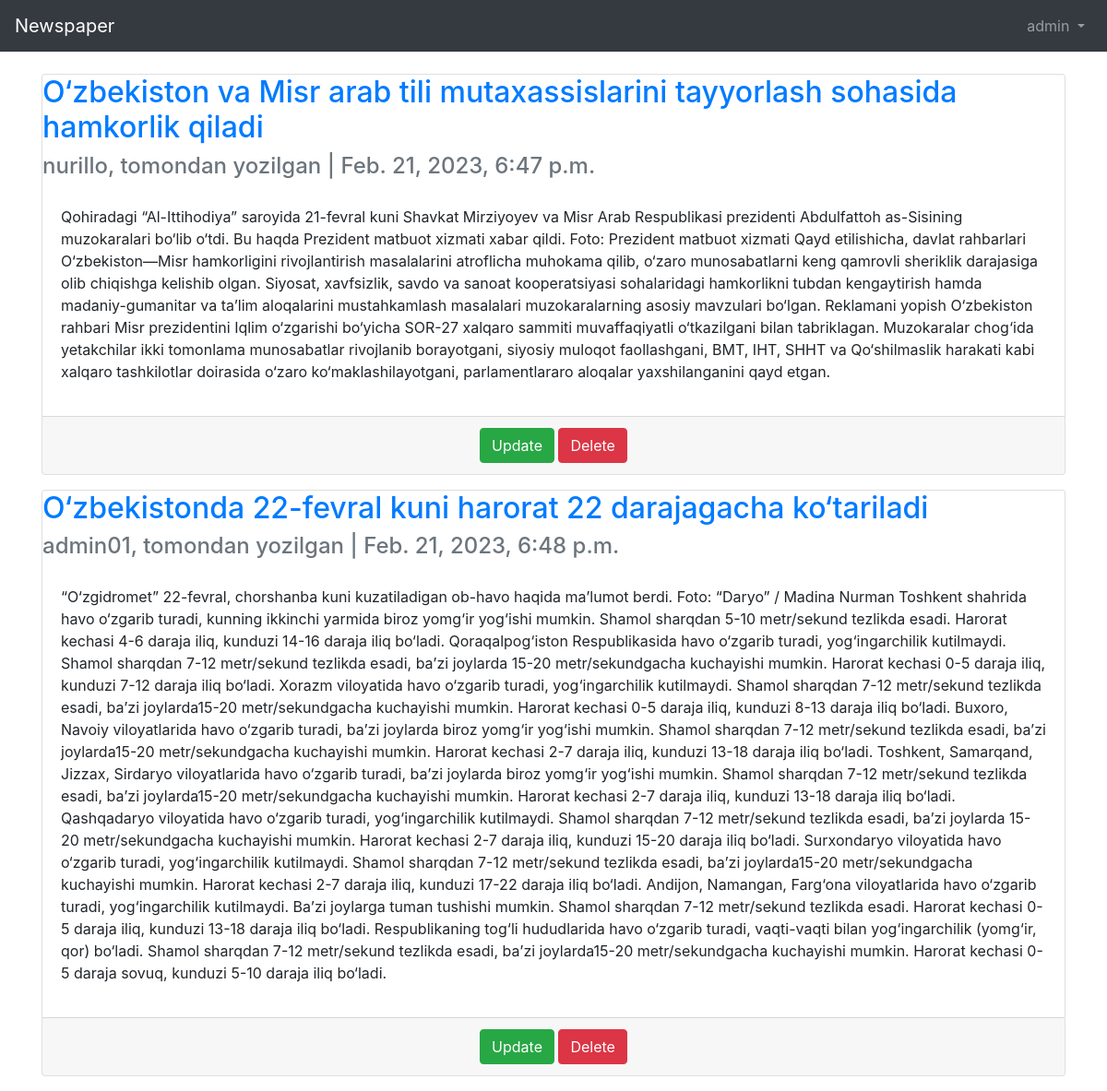
Screenshot of / (signed in) with the database file from the repository.
### users/models.py (models this page shows)
class CustomUser(AbstractUser):
    firstname = models.CharField(max_length=50)
    lastname = models.CharField(max_length=100)
    email = models.EmailField(max_length=100)
    age = models.PositiveIntegerField(null=True, blank=True)
    address = models.CharField(max_length=200)
    phone = models.CharField(max_length=20)
    job = models.CharField(max_length=50)

### articles/models.py (models this page shows, shortened)
class Article(models.Model):
    author = models.ForeignKey(
        get_user_model(),
        on_delete=models.CASCADE,
    )
    title = models.CharField(max_length=255)
    body = models.TextField()
    date = models.DateTimeField(auto_now_add=True)

### articles/views.py (the view)
# urls.py: path('', ArticleListView.as_view(), name='article_list'),
class ArticleListView(ListView):
    model = Article
    template_name = 'article_list.html'

### templates/article_list.html
{% extends 'base.html'%} {%block title%} Articles {%endblock%} {%block content%} {% for i in object_list%}
<div class="card mb-3">
    <div class="card_header">
        <span class="font-weight-bold">
        <h2>
            <a href="{%url 'article_detail' i.pk%}" class="text-justify">
                {{i.title}}
            </a>
        </h2>
       </span>
        <span class="text-muted">
        <h4>
            {{i.author}}, tomondan yozilgan | {{i.date}}
        </h4>
       </span>
    </div>
    <div class="card-body">
        <p>
            {{i.body}}
        </p>
    </div>
    <div class="card-footer text-center text-muted">
        <a href="{%url 'article_update' i.pk%}" class="btn btn-success">Update</a> <a href="{%url 'article_delete' i.pk%}" class="btn btn-danger">Delete</a>
    </div>
</div>
{%endfor%} {%endblock%}

### templates/base.html (shortened to what this page needs)
<!DOCTYPE html>
<html lang="en">
<head>
    <link rel="stylesheet" href="https://cdn.jsdelivr.net/npm/bootstrap@4.0.0/dist/css/bootstrap.min.css">
</head>
<body>
    <header>
        <nav class="navbar navbar-expand-md navbar-dark bg-dark mb-4">
            <a class="navbar-brand" href="{% url 'article_list' %}">Newspaper</a>
            <div class="collapse navbar-collapse" id="navbarCollapse">
                {% if user.is_authenticated %}
                <ul class="navbar-nav ml-auto">
                    <li class="nav-item">
                        <a class="nav-link dropdown-toggle" href="#" id="userMenu" data-toggle="dropdown" aria-haspopup="true" aria-expanded="false">
            {{ user.username }}
            </a>
                    </li>
                </ul>
                {% endif %}
            </div>
        </nav>
        <div class="container">
            {% block content %} {% endblock content %}
        </div>
    </header>
</body>
</html>

### rows the page displays
CustomUser: username "admin"
Article: title "O‘zbekiston va Misr arab tili mutaxassislarini tayyorlash sohasida hamkorlik qiladi", author "nurillo", date "Feb. 21, 2023, 6:47 p.m.", body "Qohiradagi “Al-Ittihodiya” saroyida 21-fevral kuni Shavkat Mirziyoyev va Misr Arab Respublikasi prezidenti Abdulfattoh as-Sisining muzokaralari bo‘lib o‘tdi. Bu haqda Prezident matbuot xizmati xabar qildi. Foto: Prezident matbuot xizmati Qayd etilishicha, davlat rahbarlari O‘zbekiston—Misr hamkorligini rivojlantirish masalalarini atroflicha muhokama qilib, o‘zaro munosabatlarni keng qamrovli sheriklik darajasiga olib chiqishga kelishib olgan. Siyosat, xavfsizlik, savdo va sanoat kooperatsiyasi sohalaridagi hamkorlikni tubdan kengaytirish hamda madaniy-gumanitar va ta’lim aloqalarini mustahkamlash masalalari muzokaralarning asosiy mavzulari bo‘lgan. Reklamani yopish O‘zbekiston rahbari Misr…"
Article: title "O‘zbekistonda 22-fevral kuni harorat 22 darajagacha ko‘tariladi", author "admin01", date "Feb. 21, 2023, 6:48 p.m.", body "“O‘zgidromet” 22-fevral, chorshanba kuni kuzatiladigan ob-havo haqida ma’lumot berdi. Foto: “Daryo” / Madina Nurman Toshkent shahrida havo o‘zgarib turadi, kunning ikkinchi yarmida biroz yomg‘ir yog‘ishi mumkin. Shamol sharqdan 5-10 metr/sekund tezlikda esadi. Harorat kechasi 4-6 daraja iliq, kunduzi 14-16 daraja iliq bo‘ladi. Qoraqalpog‘iston Respublikasida havo o‘zgarib turadi, yog‘ingarchilik kutilmaydi. Shamol sharqdan 7-12 metr/sekund tezlikda esadi, baʼzi joylarda 15-20 metr/sekundgacha kuchayishi mumkin. Harorat kechasi 0-5 daraja iliq, kunduzi 7-12 daraja iliq bo‘ladi. Xorazm viloyatida havo o‘zgarib turadi, yog‘ingarchilik kutilmaydi. Shamol sharqdan 7-12 metr/sekund tezlikda…"
